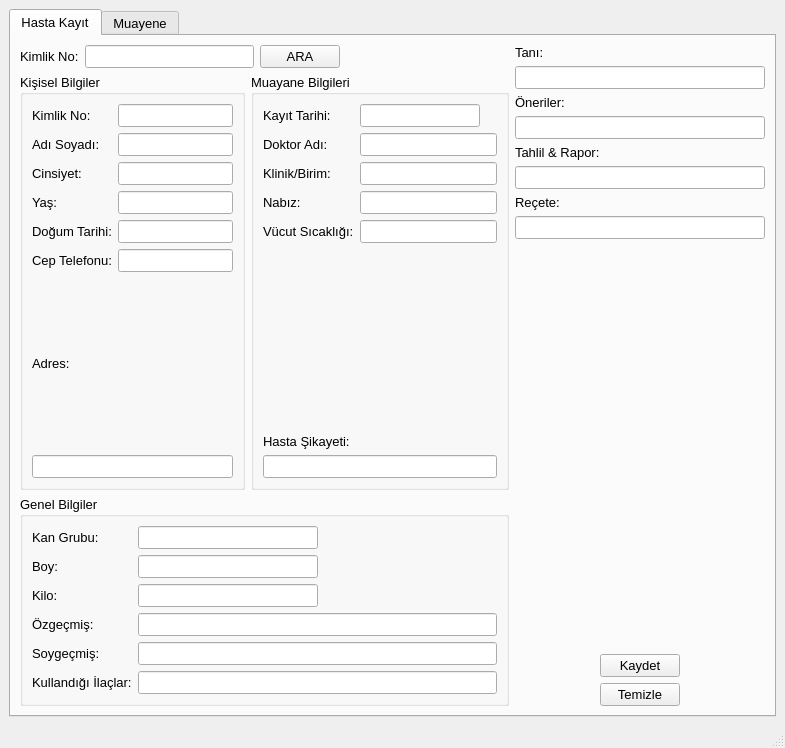
<?xml version="1.0" encoding="UTF-8"?>
<ui version="4.0">
 <class>MainWindowDoctor</class>
 <widget class="QMainWindow" name="MainWindowDoctor">
  <property name="geometry">
   <rect>
    <x>0</x>
    <y>0</y>
    <width>785</width>
    <height>748</height>
   </rect>
  </property>
  <property name="windowTitle">
   <string>Hasta Kayıt Sistemi - DOKTOR</string>
  </property>
  <widget class="QWidget" name="centralwidget">
   <layout class="QGridLayout" name="gridLayout">
    <item row="0" column="0">
     <widget class="QTabWidget" name="tabWidget">
      <property name="font">
       <font>
        <pointsize>10</pointsize>
       </font>
      </property>
      <property name="currentIndex">
       <number>0</number>
      </property>
      <widget class="QWidget" name="tab">
       <attribute name="title">
        <string>Hasta Kayıt</string>
       </attribute>
       <layout class="QHBoxLayout" name="horizontalLayout_14">
        <item>
         <layout class="QVBoxLayout" name="verticalLayout">
          <item>
           <layout class="QHBoxLayout" name="horizontalLayout_12">
            <item>
             <widget class="QLabel" name="label_42">
              <property name="text">
               <string>Kimlik No:</string>
              </property>
             </widget>
            </item>
            <item>
             <widget class="QLineEdit" name="lineEdit_IDcheck">
              <property name="inputMethodHints">
               <set>Qt::ImhDigitsOnly</set>
              </property>
             </widget>
            </item>
            <item>
             <widget class="QPushButton" name="pushButton_find">
              <property name="text">
               <string>ARA</string>
              </property>
             </widget>
            </item>
            <item>
             <spacer name="horizontalSpacer_9">
              <property name="orientation">
               <enum>Qt::Horizontal</enum>
              </property>
              <property name="sizeHint" stdset="0">
               <size>
                <width>40</width>
                <height>20</height>
               </size>
              </property>
             </spacer>
            </item>
           </layout>
          </item>
          <item>
           <layout class="QGridLayout" name="gridLayout_4">
            <item row="0" column="0">
             <layout class="QGridLayout" name="gridLayout_5">
              <item row="0" column="1">
               <widget class="QGroupBox" name="groupBox_6">
                <property name="font">
                 <font>
                  <pointsize>10</pointsize>
                 </font>
                </property>
                <property name="title">
                 <string>Muayane Bilgileri</string>
                </property>
                <layout class="QVBoxLayout" name="verticalLayout_18">
                 <item>
                  <layout class="QVBoxLayout" name="verticalLayout_19">
                   <item>
                    <layout class="QHBoxLayout" name="horizontalLayout_18">
                     <item>
                      <layout class="QVBoxLayout" name="verticalLayout_20">
                       <item>
                        <widget class="QLabel" name="label_29">
                         <property name="text">
                          <string>Kayıt Tarihi:</string>
                         </property>
                        </widget>
                       </item>
                       <item>
                        <widget class="QLabel" name="label_30">
                         <property name="text">
                          <string>Doktor Adı:</string>
                         </property>
                        </widget>
                       </item>
                       <item>
                        <widget class="QLabel" name="label_31">
                         <property name="text">
                          <string>Klinik/Birim:</string>
                         </property>
                        </widget>
                       </item>
                       <item>
                        <widget class="QLabel" name="label_32">
                         <property name="text">
                          <string>Nabız:</string>
                         </property>
                        </widget>
                       </item>
                       <item>
                        <widget class="QLabel" name="label_33">
                         <property name="text">
                          <string>Vücut Sıcaklığı:</string>
                         </property>
                        </widget>
                       </item>
                      </layout>
                     </item>
                     <item>
                      <layout class="QVBoxLayout" name="verticalLayout_21">
                       <item>
                        <layout class="QHBoxLayout" name="horizontalLayout_19">
                         <item>
                          <widget class="QLineEdit" name="lineEdit_record_date"/>
                         </item>
                         <item>
                          <spacer name="horizontalSpacer_8">
                           <property name="orientation">
                            <enum>Qt::Horizontal</enum>
                           </property>
                           <property name="sizeHint" stdset="0">
                            <size>
                             <width>21</width>
                             <height>17</height>
                            </size>
                           </property>
                          </spacer>
                         </item>
                        </layout>
                       </item>
                       <item>
                        <widget class="QLineEdit" name="lineEdit_clinic_2"/>
                       </item>
                       <item>
                        <widget class="QLineEdit" name="lineEdit_doctorName_2"/>
                       </item>
                       <item>
                        <widget class="QLineEdit" name="lineEdit_pulse_2"/>
                       </item>
                       <item>
                        <widget class="QLineEdit" name="lineEdit_Body_Temperature_2"/>
                       </item>
                      </layout>
                     </item>
                    </layout>
                   </item>
                   <item>
                    <spacer name="verticalSpacer_2">
                     <property name="orientation">
                      <enum>Qt::Vertical</enum>
                     </property>
                     <property name="sizeHint" stdset="0">
                      <size>
                       <width>20</width>
                       <height>13</height>
                      </size>
                     </property>
                    </spacer>
                   </item>
                   <item>
                    <layout class="QVBoxLayout" name="verticalLayout_22">
                     <item>
                      <widget class="QLabel" name="label_34">
                       <property name="text">
                        <string>Hasta Şikayeti:</string>
                       </property>
                      </widget>
                     </item>
                     <item>
                      <widget class="QLineEdit" name="lineEdit_complaint_2"/>
                     </item>
                    </layout>
                   </item>
                  </layout>
                 </item>
                </layout>
               </widget>
              </item>
              <item row="1" column="0" colspan="2">
               <widget class="QGroupBox" name="groupBox_5">
                <property name="font">
                 <font>
                  <pointsize>10</pointsize>
                 </font>
                </property>
                <property name="title">
                 <string>Genel Bilgiler</string>
                </property>
                <layout class="QVBoxLayout" name="verticalLayout_16">
                 <item>
                  <layout class="QHBoxLayout" name="horizontalLayout_9">
                   <item>
                    <layout class="QVBoxLayout" name="verticalLayout_11">
                     <item>
                      <widget class="QLabel" name="label_21">
                       <property name="text">
                        <string>Kan Grubu:</string>
                       </property>
                      </widget>
                     </item>
                     <item>
                      <widget class="QLabel" name="label_22">
                       <property name="text">
                        <string>Boy:</string>
                       </property>
                      </widget>
                     </item>
                     <item>
                      <widget class="QLabel" name="label_23">
                       <property name="text">
                        <string>Kilo:</string>
                       </property>
                      </widget>
                     </item>
                     <item>
                      <widget class="QLabel" name="label_24">
                       <property name="text">
                        <string>Özgeçmiş:</string>
                       </property>
                      </widget>
                     </item>
                     <item>
                      <widget class="QLabel" name="label_27">
                       <property name="text">
                        <string>Soygeçmiş:</string>
                       </property>
                      </widget>
                     </item>
                     <item>
                      <widget class="QLabel" name="label_28">
                       <property name="text">
                        <string>Kullandığı İlaçlar:</string>
                       </property>
                      </widget>
                     </item>
                    </layout>
                   </item>
                   <item>
                    <layout class="QVBoxLayout" name="verticalLayout_17">
                     <item>
                      <layout class="QHBoxLayout" name="horizontalLayout_15">
                       <item>
                        <widget class="QLineEdit" name="lineEdit_blood_group_2"/>
                       </item>
                       <item>
                        <spacer name="horizontalSpacer_4">
                         <property name="orientation">
                          <enum>Qt::Horizontal</enum>
                         </property>
                         <property name="sizeHint" stdset="0">
                          <size>
                           <width>40</width>
                           <height>20</height>
                          </size>
                         </property>
                        </spacer>
                       </item>
                      </layout>
                     </item>
                     <item>
                      <layout class="QHBoxLayout" name="horizontalLayout_16">
                       <item>
                        <widget class="QLineEdit" name="lineEdit_height_2"/>
                       </item>
                       <item>
                        <spacer name="horizontalSpacer_5">
                         <property name="orientation">
                          <enum>Qt::Horizontal</enum>
                         </property>
                         <property name="sizeHint" stdset="0">
                          <size>
                           <width>40</width>
                           <height>20</height>
                          </size>
                         </property>
                        </spacer>
                       </item>
                      </layout>
                     </item>
                     <item>
                      <layout class="QHBoxLayout" name="horizontalLayout_17">
                       <item>
                        <widget class="QLineEdit" name="lineEdit_weight_2"/>
                       </item>
                       <item>
                        <spacer name="horizontalSpacer_6">
                         <property name="orientation">
                          <enum>Qt::Horizontal</enum>
                         </property>
                         <property name="sizeHint" stdset="0">
                          <size>
                           <width>40</width>
                           <height>20</height>
                          </size>
                         </property>
                        </spacer>
                       </item>
                      </layout>
                     </item>
                     <item>
                      <widget class="QLineEdit" name="lineEdit_personelHistory_2"/>
                     </item>
                     <item>
                      <widget class="QLineEdit" name="lineEdit_familyHistory_2"/>
                     </item>
                     <item>
                      <widget class="QLineEdit" name="lineEdit_meds_2"/>
                     </item>
                    </layout>
                   </item>
                  </layout>
                 </item>
                </layout>
               </widget>
              </item>
              <item row="0" column="0">
               <widget class="QGroupBox" name="groupBox_7">
                <property name="font">
                 <font>
                  <pointsize>10</pointsize>
                 </font>
                </property>
                <property name="title">
                 <string>Kişisel Bilgiler</string>
                </property>
                <layout class="QVBoxLayout" name="verticalLayout_23">
                 <item>
                  <layout class="QVBoxLayout" name="verticalLayout_24">
                   <item>
                    <layout class="QHBoxLayout" name="horizontalLayout_20">
                     <item>
                      <layout class="QVBoxLayout" name="verticalLayout_25">
                       <item>
                        <widget class="QLabel" name="label_35">
                         <property name="text">
                          <string>Kimlik No:</string>
                         </property>
                        </widget>
                       </item>
                       <item>
                        <widget class="QLabel" name="label_36">
                         <property name="text">
                          <string>Adı Soyadı:</string>
                         </property>
                        </widget>
                       </item>
                       <item>
                        <widget class="QLabel" name="label_37">
                         <property name="text">
                          <string>Cinsiyet:</string>
                         </property>
                        </widget>
                       </item>
                       <item>
                        <widget class="QLabel" name="label_38">
                         <property name="text">
                          <string>Yaş:</string>
                         </property>
                        </widget>
                       </item>
                       <item>
                        <widget class="QLabel" name="label_39">
                         <property name="text">
                          <string>Doğum Tarihi:</string>
                         </property>
                        </widget>
                       </item>
                       <item>
                        <widget class="QLabel" name="label_40">
                         <property name="text">
                          <string>Cep Telefonu:</string>
                         </property>
                        </widget>
                       </item>
                      </layout>
                     </item>
                     <item>
                      <layout class="QVBoxLayout" name="verticalLayout_26">
                       <item>
                        <widget class="QLineEdit" name="lineEdit_ID_2"/>
                       </item>
                       <item>
                        <widget class="QLineEdit" name="lineEdit_Name_2"/>
                       </item>
                       <item>
                        <layout class="QHBoxLayout" name="horizontalLayout_21">
                         <item>
                          <widget class="QLineEdit" name="lineEdit_gender"/>
                         </item>
                        </layout>
                       </item>
                       <item>
                        <widget class="QLineEdit" name="lineEdit_Age_2"/>
                       </item>
                       <item>
                        <widget class="QLineEdit" name="lineEdit_birth_date"/>
                       </item>
                       <item>
                        <widget class="QLineEdit" name="lineEdit_phoneNumber_2"/>
                       </item>
                      </layout>
                     </item>
                    </layout>
                   </item>
                   <item>
                    <layout class="QVBoxLayout" name="verticalLayout_27">
                     <item>
                      <widget class="QLabel" name="label_41">
                       <property name="text">
                        <string>Adres:</string>
                       </property>
                      </widget>
                     </item>
                     <item>
                      <widget class="QLineEdit" name="lineEdit_Address_2"/>
                     </item>
                    </layout>
                   </item>
                  </layout>
                 </item>
                </layout>
               </widget>
              </item>
             </layout>
            </item>
           </layout>
          </item>
         </layout>
        </item>
        <item>
         <layout class="QVBoxLayout" name="verticalLayout_29">
          <item>
           <layout class="QVBoxLayout" name="verticalLayout_28">
            <item>
             <widget class="QLabel" name="label">
              <property name="text">
               <string>Tanı:</string>
              </property>
             </widget>
            </item>
            <item>
             <widget class="QLineEdit" name="lineEdit_diagnosis"/>
            </item>
            <item>
             <widget class="QLabel" name="label_26">
              <property name="text">
               <string>Öneriler:</string>
              </property>
             </widget>
            </item>
            <item>
             <widget class="QLineEdit" name="lineEdit_suggestions"/>
            </item>
            <item>
             <widget class="QLabel" name="label_44">
              <property name="text">
               <string>Tahlil &amp; Rapor:</string>
              </property>
             </widget>
            </item>
            <item>
             <widget class="QLineEdit" name="lineEdit_test_report">
              <property name="minimumSize">
               <size>
                <width>250</width>
                <height>10</height>
               </size>
              </property>
             </widget>
            </item>
            <item>
             <widget class="QLabel" name="label_43">
              <property name="text">
               <string>Reçete:</string>
              </property>
             </widget>
            </item>
            <item>
             <widget class="QLineEdit" name="lineEdit_receipt"/>
            </item>
           </layout>
          </item>
          <item>
           <spacer name="verticalSpacer">
            <property name="orientation">
             <enum>Qt::Vertical</enum>
            </property>
            <property name="sizeHint" stdset="0">
             <size>
              <width>20</width>
              <height>40</height>
             </size>
            </property>
           </spacer>
          </item>
          <item>
           <layout class="QGridLayout" name="gridLayout_6">
            <item row="1" column="1">
             <widget class="QPushButton" name="pushButton_2">
              <property name="text">
               <string>Temizle</string>
              </property>
             </widget>
            </item>
            <item row="0" column="0">
             <spacer name="horizontalSpacer">
              <property name="orientation">
               <enum>Qt::Horizontal</enum>
              </property>
              <property name="sizeHint" stdset="0">
               <size>
                <width>40</width>
                <height>20</height>
               </size>
              </property>
             </spacer>
            </item>
            <item row="0" column="2">
             <spacer name="horizontalSpacer_2">
              <property name="orientation">
               <enum>Qt::Horizontal</enum>
              </property>
              <property name="sizeHint" stdset="0">
               <size>
                <width>40</width>
                <height>20</height>
               </size>
              </property>
             </spacer>
            </item>
            <item row="0" column="1">
             <widget class="QPushButton" name="pushButton_Save">
              <property name="text">
               <string>Kaydet</string>
              </property>
             </widget>
            </item>
           </layout>
          </item>
         </layout>
        </item>
       </layout>
      </widget>
      <widget class="QWidget" name="tab_2">
       <attribute name="title">
        <string>Muayene</string>
       </attribute>
      </widget>
     </widget>
    </item>
   </layout>
  </widget>
  <widget class="QMenuBar" name="menubar">
   <property name="geometry">
    <rect>
     <x>0</x>
     <y>0</y>
     <width>785</width>
     <height>26</height>
    </rect>
   </property>
  </widget>
  <widget class="QStatusBar" name="statusbar"/>
 </widget>
 <resources/>
 <connections/>
</ui>
